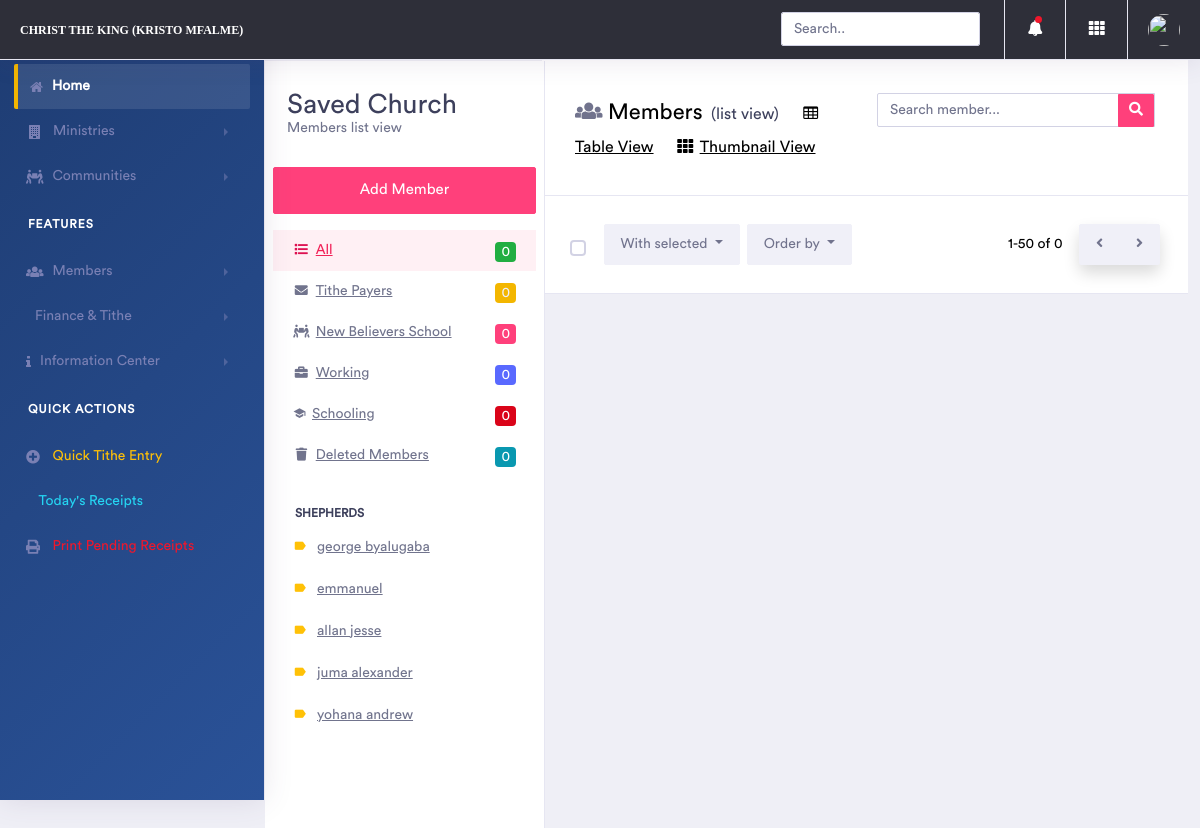
Page /members/list/ (signed in) on the earlier database version.
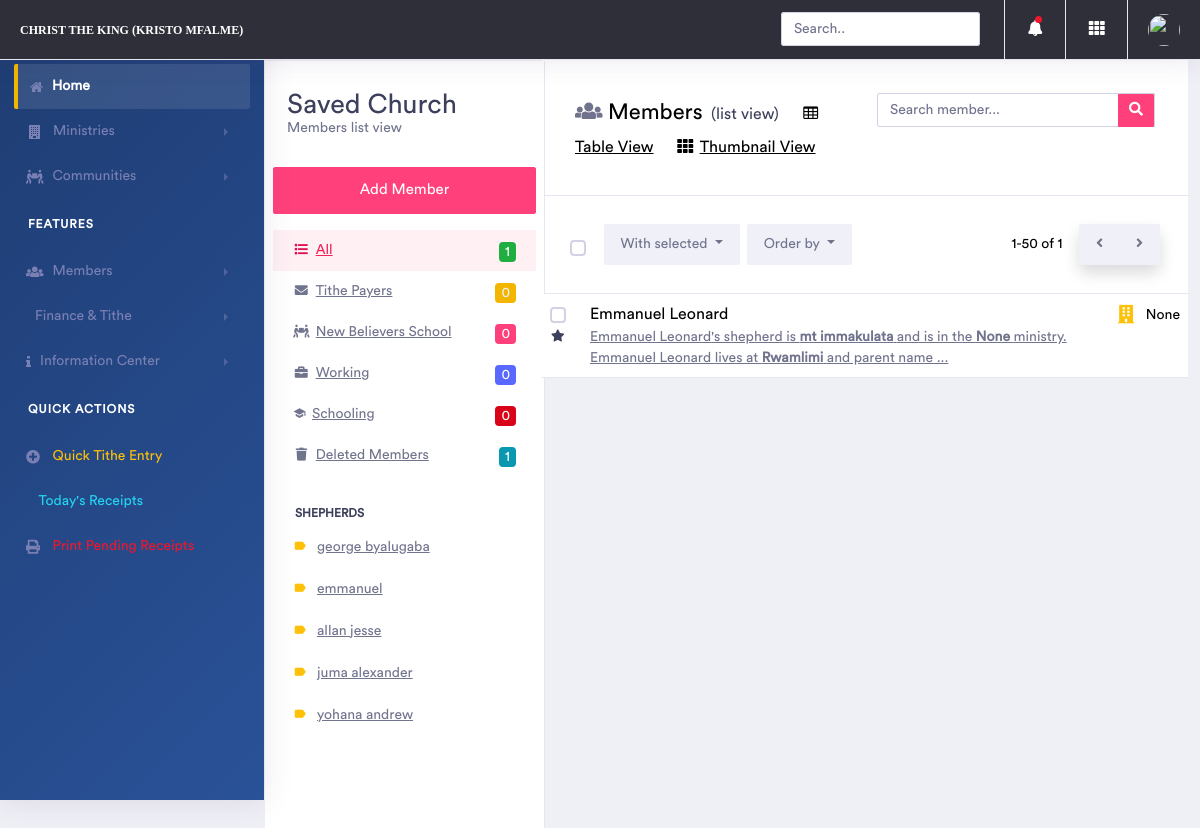
Same page on the later database version.
### member/models.py (models this page shows, shortened)
class CommunityLeader(models.Model):
    RANK_CHOICES = [
        ('CHAIR PERSON','chair person'),
        ('VICE CHAIR', 'Vice Chair'),
        ('SECRETARY', 'Secretary'),
        ('VICE SECRETARY', 'Vice Secretary'),
        ('ACCOUNTANT', 'Accountant'),
        ('CHAIRPERSON', 'Chairperson'),  # Added chairperson
    ]
    community_name = models.ForeignKey(Community, on_delete=models.CASCADE, related_name='leaders', null=True)
    name = models.CharField(max_length=250 , null=True)
    leader = models.CharField(max_length=255, choices=RANK_CHOICES, null=True)
    description = models.TextField(blank=True)
    phone = PhoneNumberField(max_length=255,blank=True, null=True)
    class Meta:
        unique_together = ['community_name', 'leader']  # Prevent duplicate positions in same community

class Member(models.Model):
    name = models.CharField(max_length=255)
    code = models.TextField(help_text="001PT", null= True)
    active = models.BooleanField(default= True)
    shepherd = models.ForeignKey(Community, on_delete=models.CASCADE, null=True, blank=True)
    ministry = models.ForeignKey(Ministry, on_delete=models.CASCADE, null=True, blank=True)
    telephone =PhoneNumberField(max_length=255, null=True, help_text=' Eg. +255 ')
    location = models.CharField(max_length=255)
    fathers_name = models.CharField(max_length=255, null=True, blank=True)
    mothers_name = models.CharField(max_length=255, null=True, blank=True)
    guardians_name = models.CharField(max_length=255, null=True, blank=True)
    new_believer_school = models.BooleanField()
    pays_tithe = models.BooleanField(default=False)
    working = models.BooleanField(default=False)
    schooling = models.BooleanField(default=False)
    picture = models.ImageField(upload_to=upload_image_path, null=True, blank=True)
    objects = MemberManager()

class Community(models.Model):
    name = models.CharField(max_length=255, unique=True)
    created_at = models.DateTimeField(auto_now_add=True)
    updated_at = models.DateTimeField(auto_now=True)
    def __str__(self):
        return self.name

### member/views.py (the view)
# urls.py: path('list/', list_members, name="list_members"),
@login_required
def list_members(request):
    template = "members/list.html"
    members = Member.objects.active()
    shepherds = CommunityLeader.objects.all()
    ministries = Ministry.objects.all()
    profile = UserProfile.objects.get_or_create(user=request.user)
    context = {
        "profile": profile,
        "members": members, "shepherds": shepherds, "ministries": ministries, "total": len(members),
        "total_tithe": len(Member.objects.pays_tithe()),
        "total_new_believers": len(Member.objects.new_believer_school()),
        "total_schooling": len(Member.objects.schooling()),
        "total_working": len(Member.objects.working()),
        "total_delete": len(members),
        "status": "all"
    }
    return render(request, template, context)

### member/models.py (called while the page is built)
    def active(self):
        qs = self.get_queryset().filter(active=True)
        return qs

    def new_believer_school(self):
        return self.active().filter(new_believer_school=True)

    def pays_tithe(self):
        return self.active().filter(pays_tithe=True)

    def working(self):
        return self.active().filter(working=True)

    def schooling(self):
        return self.active().filter(schooling=True)

### templates/members/list.html (shortened to what the changed rows need)
{% extends 'base.html' %}
{% block content %}
    <div class="dashboard-wrapper">
        <div class="container-fluid table">
                <aside class="page-aside">
                    <div class="aside-content">
                        <div class="aside-nav collapse">
                            <ul class="nav">
                                <li class="{% if status %}active{% endif %}"><a href="{% url 'list_members' %}"><span class="icon"><i class="fas fa-fw fa-list"></i></span>All<span class="badge badge-success float-right">{{ total }}</span></a></li>
                                <li class="{{ active }}"><a href="{% url 'list_deleted_members' %}"><span class="icon"><i class="fas fa-fw fa-trash"></i></span>Deleted Members <span class="badge badge-info float-right">{{ total_delete }}</span></a></li>
                            </ul><span class="title">Shepherds</span>
                            <ul class="nav nav-pills nav-stacked">
                                {% for shepherd in shepherds %}
                                <li class="{% if shepherd_name %}active{% endif %}">
                                    <a href="{% url 'get_members_by_shepherd' shepherd.name %}" id="{{ shepherd.pk }}">
                                        <i class="m-r-10 mdi mdi-label text-warning"></i>{{ shepherd.name }}
                                    </a>
                                </li>
                                {% endfor %}
                            </ul>
                        </div>
                    </div>
                </aside>
                <div class="main-content container-fluid p-0">
                    <div class="email-filters">
                        <div class="email-filters-right"><span class="email-pagination-indicator">1-50 of {{ total }}</span>
                            <div class="btn-group email-pagination-nav shadow">
                                <button class="btn btn-light" type="button"><i class="fas fa-angle-left"></i></button>
                                <button class="btn btn-light" type="button"><i class="fas fa-angle-right"></i></button>
                            </div>
                        </div>
                    </div>
                    <div class="email-list">
                        {% for member in members %}
                            <div class="email-list-item">
                                <div class="email-list-actions">
                                    <label class="custom-control custom-checkbox">
                                    </label><a class="favorite active" href="#"><span><i class="fas fa-star text-dark"></i></span></a>
                                </div>
                                <div class="email-list-detail"><span class="date float-right"><span class="icon"><i class="fas fa-building text-warning"></i> </span>{{ member.ministry }}</span><span class="from">{{ member.name }}</span>
                                    <a href="{% url 'detail_member' member.pk %}">
                                        <p class="msg">
                                            {{ member.name }}'s shepherd is <b>{{ member.shepherd }}</b> and is in the <b>{{ member.ministry }}</b> ministry. {{ member.name }}
                                        lives at <b>{{ member.location }}</b> and parent name ...
                                        </p>
                                    </a>
                                </div>
                            </div>
                        {% endfor %}
                    </div>
                </div>
            </div>
{% endblock content %}

Differences in the rows shown:
added Member: ministry "None", name "Emmanuel Leonard", shepherd "mt immakulata", location "Rwamlimi"
Other differences:
{{ total }}: "0" → "1"
{{ total_delete }}: "0" → "1"
